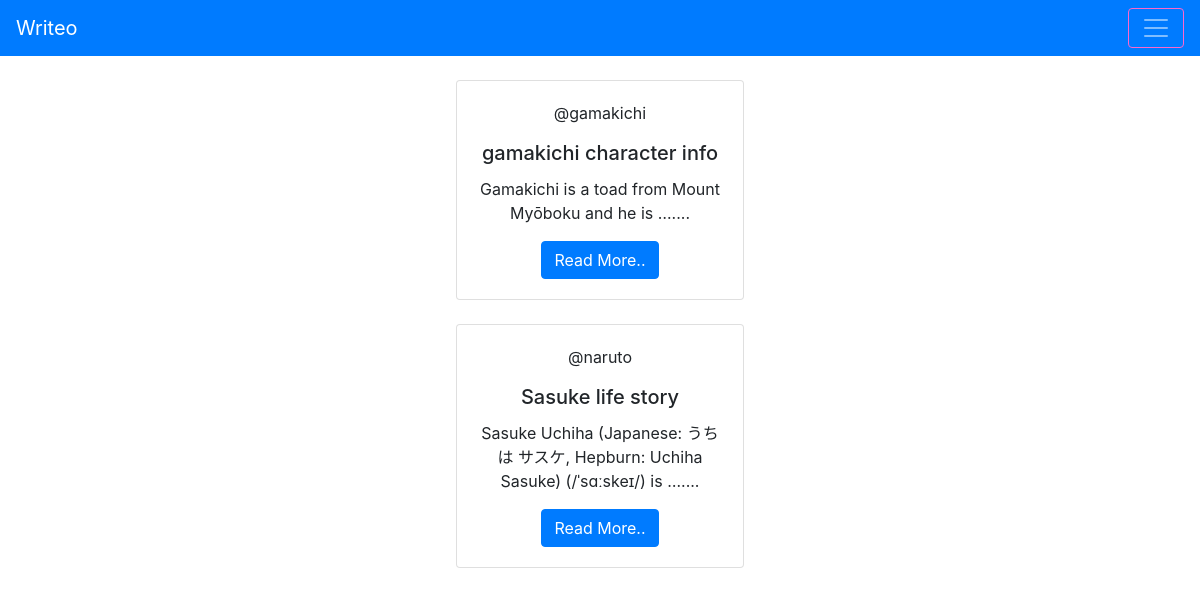
The page / on the database its author committed.
### base/models.py (models this page shows, shortened)
class Article(models.Model):
    title = models.CharField(max_length=200)
    description = models.CharField(null=True, blank=True, max_length=100000000000000000)
    author = models.ForeignKey(User, on_delete=models.CASCADE)
    created = models.DateTimeField(auto_now_add=True)
    id = models.UUIDField(default=uuid.uuid4, unique=True, primary_key=True, editable=False)
    class Meta:
        ordering = ['-created']

### base/views.py (the view)
# urls.py: path("", views.index, name="home"),
def index(request):
    article = Article.objects.all()
    return render(request, "home.html", {"articles":article})

### templates/home.html (shortened to what this page needs)
{% extends 'navbar.html' %}
{% block content %}
{% for article in articles %}
<br>
<center>
<div class="card" style="width: 18rem;">
    <div class="card-body">
      <p class="card-text">@{{article.author}}</p>
      <h5 class="card-title">{{article.title}}</h5>
      <p class="card-text">{{article.description|truncatewords:10}}....</p>
      <a href="{% url 'single-article' article.id %}" class="btn btn-primary">Read More..</a>
    </div>
  </div>
</center>
{% endfor %}
{% endblock content %}

### templates/navbar.html (shortened to what this page needs)
<!DOCTYPE html>
<html lang="en">
<head>
    <link rel="stylesheet" href="https://cdn.jsdelivr.net/npm/bootstrap@4.1.3/dist/css/bootstrap.min.css">
</head>
<body>
    <nav class="navbar navbar-dark bg-primary">
        <a class="navbar-brand" href="{% url 'home' %}">Writeo</a>
        <button class="navbar-toggler" type="button" data-toggle="collapse" data-target="#navbarSupportedContent" aria-controls="navbarSupportedContent" aria-expanded="false" aria-label="Toggle navigation" style="border-color: rgb(255,102,203);border-width:">
          <span class="navbar-toggler-icon"></span>
        </button>
      </nav>
{% block content %}{% endblock content %}
</body>
</html>

### rows shown on the page
Article: author "gamakichi", title "gamakichi character info", description "Gamakichi is a toad from Mount Myōboku and he is …"
Article: author "naruto", title "Sasuke life story", description "Sasuke Uchiha (Japanese: うちは サスケ, Hepburn: Uchiha Sasuke) (/ˈsɑːskeɪ/) is …"
